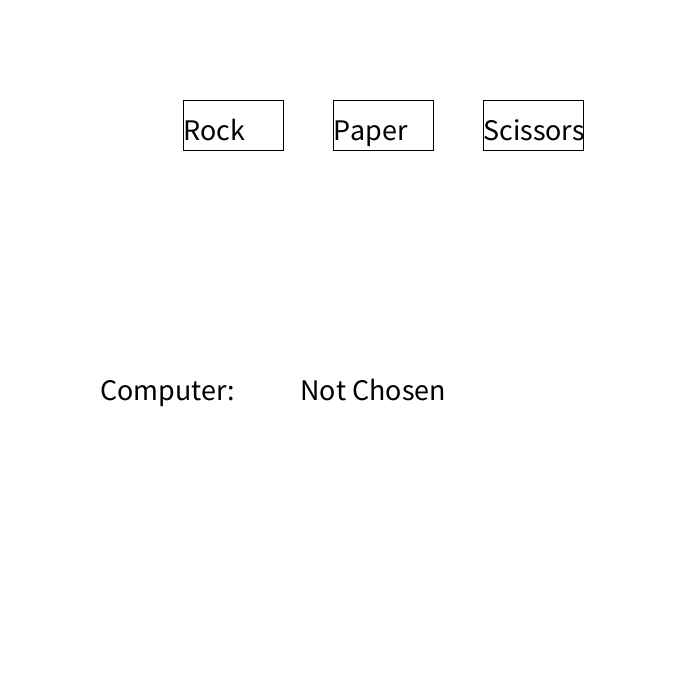
Frame 1 (no input)
Frame 60 (the mouse pressed at the canvas centre just before this capture): identical to frame 1, image omitted
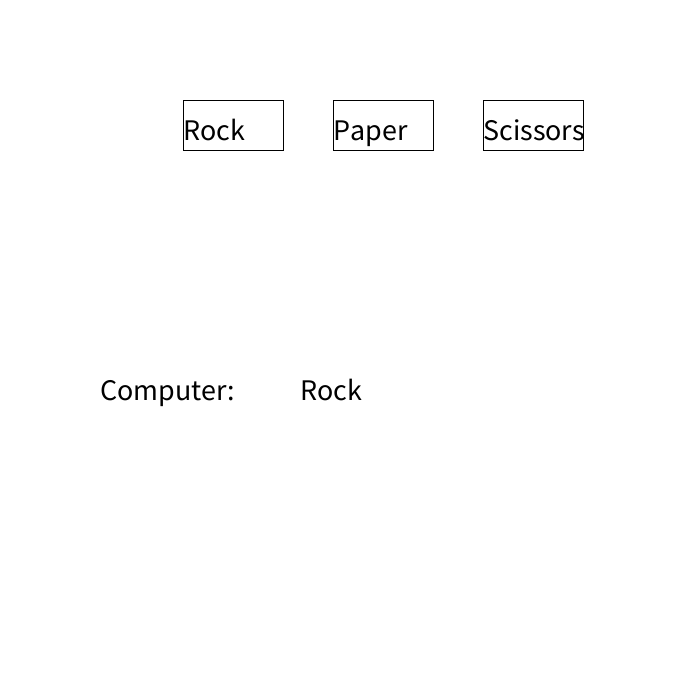
Frame 120 (the mouse held since frame 60 and released just before this capture)

The Processing sketch that drew these frames (run headless with seeded random() and noise(); from frame 60 on, the mouse is pressed at the canvas centre):

// Processing sketch: Rock_Paper_Scissors
// ── Rock_Paper_Scissors.pde
String userChoice = "Not Chosen";
int rand;
String computerChoice = "Not Chosen";

void setup() {
  size(700, 700);
  textSize(30);
}

void draw() {
  background (255);
  fill (255);
  if (userChoice == "Rock") {
    fill(250, 0, 0);
  }


  rect(width / 3 - 50, 100, 100, 50);
  fill(255);
  if (userChoice == "Paper") {
    fill(0, 250, 0);
  }
  rect(width / 3 + 100, 100, 100, 50);
  fill(255);

  if (userChoice == "Scissors") {
    fill(0, 0, 250);
  }
  rect(width / 3 + 250, 100, 100, 50);

  fill (0);
  text("Rock", width / 3 - 50, 140);
  text("Paper", width / 3 + 100, 140);
  text("Scissors", width / 3 + 250, 140);

  text("Computer:", 100, 400);
  text(computerChoice, 300, 400);

  if (userChoice == "Rock" && computerChoice == "Scissors") {
    text("You Win", 200, 500);
  }
  if (userChoice == "Rock" && computerChoice == "Paper") {
    text("You Lose", 200, 500);
  }
  if (userChoice == "Rock" && computerChoice == "Rock") {
    text("Draw", 200, 500);
  }
  if (userChoice == "Paper" && computerChoice == "Rock") {
    text("You Win", 200, 500);
  }
  if (userChoice == "Paper" && computerChoice == "Scissors") {
    text("You Lose", 200, 500);
  }
  if (userChoice == "Paper" && computerChoice == "Paper") {
    text("Draw", 200, 500);
  }
  if (userChoice == "Scissors" && computerChoice == "Paper") {
    text("You Win", 200, 500);
  }
  if (userChoice == "Scissors" && computerChoice == "Rock") {
    text("You Lose", 200, 500);
  }
  if (userChoice == "Scissors" && computerChoice == "Scissors") {
    text("Draw", 200, 500);
  }
}
  void mousePressed() {

    if (mouseX > width / 3 - 50 && mouseX < width / 3 + 50 && mouseY > 100 && mouseY < 150) {
      userChoice = "Rock";
      rand = (int) random(3);
    } else if (mouseX > width / 3 + 50 && mouseX < width / 3 + 150 && mouseY > 100 && mouseY < 150) {
      userChoice = "Paper";
      rand = (int) random(3);
    } else if  (mouseX > width / 3 + 200 && mouseX < width / 3 + 300 && mouseY > 100 && mouseY < 150) {
      userChoice = "Scissors";
      rand = (int) random(3);
    } else {
      userChoice = "Not Chosen";
    }
    if (rand == 0) {
      computerChoice = "Rock";
    } else if (rand == 1) {
      computerChoice = "Paper";
    } else if (rand == 2) {
      computerChoice = "Scissors";
    }
    println(userChoice);
  }
